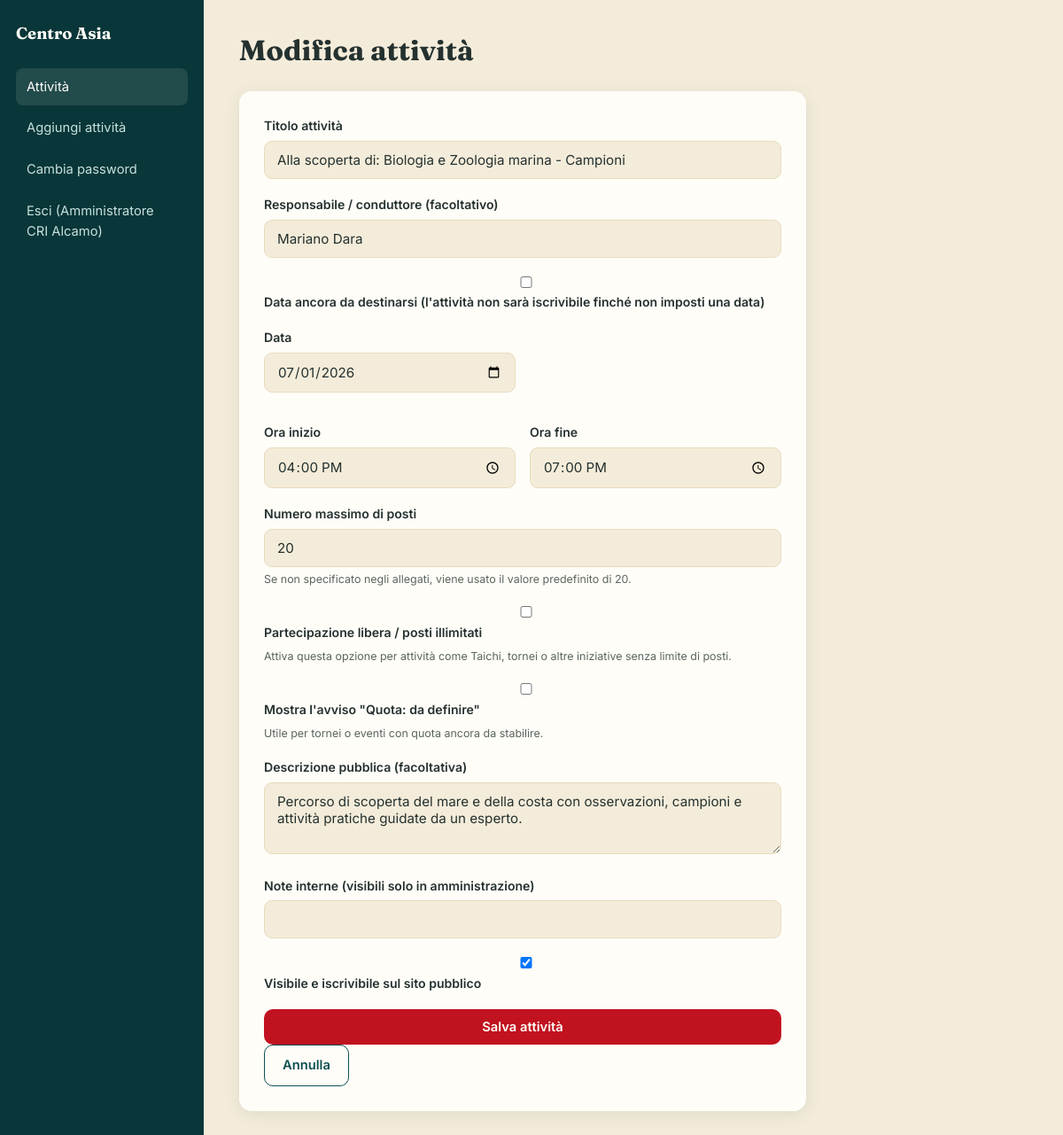
Screenshot of /admin/attivita_form.php?id=1 (signed in) with the database file from the repository.
### tables this page shows
CREATE TABLE `attivita` (
  `id` int(10) unsigned NOT NULL AUTO_INCREMENT,
  `titolo` varchar(255) NOT NULL,
  `descrizione` text DEFAULT NULL,
  `responsabile` varchar(150) DEFAULT NULL,
  `note_interne` varchar(255) DEFAULT NULL COMMENT 'Note visibili solo in admin (es. "data da destinarsi")',
  `data_attivita` date DEFAULT NULL COMMENT 'NULL se data ancora da definire',
  `ora_inizio` time DEFAULT NULL,
  `ora_fine` time DEFAULT NULL,
  `posti_max` smallint(5) unsigned NOT NULL DEFAULT 20,
  `partecipazione_libera` tinyint(1) NOT NULL DEFAULT 0 COMMENT '1 = nessun limite di posti / accesso libero',
  `quota_da_definire` tinyint(1) NOT NULL DEFAULT 0 COMMENT '1 = quota torneo ancora da definire',
  `data_da_definire` tinyint(1) NOT NULL DEFAULT 0,
  `attiva` tinyint(1) NOT NULL DEFAULT 1 COMMENT 'Se 0, non visibile/iscrivibile sul sito pubblico',
  `creato_il` timestamp NOT NULL DEFAULT current_timestamp(),
  `aggiornato_il` timestamp NOT NULL DEFAULT current_timestamp() ON UPDATE current_timestamp(),
  PRIMARY KEY (`id`),
  KEY `idx_data` (`data_attivita`),
  KEY `idx_attiva` (`attiva`)
);

### includes/functions.php (called while the page is built, shortened)
<?php
function h(?string $s): string
{
    return htmlspecialchars($s ?? '', ENT_QUOTES, 'UTF-8');
}

### admin/attivita_form.php (the view, shortened to what this page needs)
<?php
$pdo = getDB();
$id = filter_input(INPUT_GET, 'id', FILTER_VALIDATE_INT);
$attivita = [
    'titolo' => '', 'descrizione' => '', 'responsabile' => '', 'note_interne' => '',
    'data_attivita' => '', 'ora_inizio' => '', 'ora_fine' => '',
    'posti_max' => POSTI_MAX_DEFAULT, 'partecipazione_libera' => 0, 'quota_da_definire' => 0,
    'data_da_definire' => 0, 'attiva' => 1,
];
if ($id) {
    $stmt = $pdo->prepare('SELECT * FROM attivita WHERE id = :id');
    $stmt->execute(['id' => $id]);
    $trovata = $stmt->fetch();
    $attivita = $trovata;
}
$paginaTitolo = $id ? 'Modifica attività' : 'Nuova attività';
require __DIR__ . '/includes/layout_top.php';
?>
<h1><?= h($paginaTitolo) ?></h1>
<div class="scheda-form" style="max-width:640px">
    <form method="post" action="attivita_salva.php">
        <div class="campo">
            <label for="titolo">Titolo attività</label>
            <input type="text" id="titolo" name="titolo" required maxlength="255" value="<?= h($attivita['titolo']) ?>">
        </div>
        <div class="campo">
            <label for="responsabile">Responsabile / conduttore (facoltativo)</label>
            <input type="text" id="responsabile" name="responsabile" maxlength="150" value="<?= h($attivita['responsabile']) ?>">
        </div>
        <div class="campo">
            <label><input type="checkbox" id="data_da_definire" name="data_da_definire" value="1" <?= $attivita['data_da_definire'] ? 'checked' : '' ?> onchange="document.getElementById('gruppo-data').style.display = this.checked ? 'none' : 'grid';"> Data ancora da destinarsi (l'attività non sarà iscrivibile finché non imposti una data)</label>
        </div>
        <div class="riga-due" id="gruppo-data" style="<?= $attivita['data_da_definire'] ? 'display:none' : '' ?>">
            <div class="campo">
                <label for="data_attivita">Data</label>
                <input type="date" id="data_attivita" name="data_attivita" value="<?= h($attivita['data_attivita'] ?? '') ?>">
            </div>
            <div class="campo"></div>
            <div class="campo">
                <label for="ora_inizio">Ora inizio</label>
                <input type="time" id="ora_inizio" name="ora_inizio" value="<?= h($attivita['ora_inizio'] ?? '') ?>">
            </div>
            <div class="campo">
                <label for="ora_fine">Ora fine</label>
                <input type="time" id="ora_fine" name="ora_fine" value="<?= h($attivita['ora_fine'] ?? '') ?>">
            </div>
        </div>
        <div class="campo">
            <label for="posti_max">Numero massimo di posti</label>
            <input type="number" id="posti_max" name="posti_max" min="1" max="9999" required value="<?= (int) $attivita['posti_max'] ?>">
            <div class="aiuto">Se non specificato negli allegati, viene usato il valore predefinito di <?= (int) POSTI_MAX_DEFAULT ?>.</div>
        </div>
        <div class="campo">
            <label><input type="checkbox" name="partecipazione_libera" value="1" <?= !empty($attivita['partecipazione_libera']) ? 'checked' : '' ?>> Partecipazione libera / posti illimitati</label>
            <div class="aiuto">Attiva questa opzione per attività come Taichi, tornei o altre iniziative senza limite di posti.</div>
        </div>
        <div class="campo">
            <label><input type="checkbox" name="quota_da_definire" value="1" <?= !empty($attivita['quota_da_definire']) ? 'checked' : '' ?>> Mostra l'avviso "Quota: da definire"</label>
            <div class="aiuto">Utile per tornei o eventi con quota ancora da stabilire.</div>
        </div>
        <div class="campo">
            <label for="descrizione">Descrizione pubblica (facoltativa)</label>
            <textarea id="descrizione" name="descrizione" rows="3" maxlength="1000"><?= h($attivita['descrizione'] ?? '') ?></textarea>
        </div>
        <div class="campo">
            <label for="note_interne">Note interne (visibili solo in amministrazione)</label>
            <input type="text" id="note_interne" name="note_interne" maxlength="255" value="<?= h($attivita['note_interne'] ?? '') ?>">
        </div>
        <div class="campo">
            <label><input type="checkbox" name="attiva" value="1" <?= $attivita['attiva'] ? 'checked' : '' ?>> Visibile e iscrivibile sul sito pubblico</label>
        </div>
        <button type="submit" class="btn btn-primario">Salva attività</button>
        <a class="btn btn-secondario" href="index.php">Annulla</a>
    </form>
</div>
<?php require __DIR__ . '/includes/layout_bottom.php'; ?>

### css/style.css (style rules this page uses)
:root { --sabbia: #F4ECDA; --sabbia-scura: #E8DBBE; --mare: #0E4F52; --mare-scuro: #093638; --rosso-cri: #C1121F; --rosso-cri-scuro: #96090F; --corallo: #E8895C; --inchiostro: #24312F; --grigio-testo: #5B655F; --bianco: #FFFDF8; --verde-ok: #2F7A4F; --ambra: #B8791A; --font-display: 'Fraunces', Georgia, serif; --font-body: 'Inter', -apple-system, BlinkMacSystemFont, sans-serif; --raggio: 14px; --ombra: 0 4px 18px rgba(14, 79, 82, 0.10); }
* { box-sizing: border-box; }
html { scroll-behavior: smooth; }
body { margin: 0; font-family: var(--font-body); background: var(--sabbia); color: var(--inchiostro); line-height: 1.55; }
a { color: inherit; }
.btn { display: inline-block; text-decoration: none; text-align: center; font-family: var(--font-body); font-weight: 600; font-size: 0.92rem; padding: 11px 20px; border-radius: 10px; border: none; cursor: pointer; transition: transform 0.12s ease, box-shadow 0.12s ease; }
.btn-primario { background: var(--rosso-cri); color: var(--bianco); width: 100%; }
.btn-secondario { background: transparent; color: var(--mare); border: 1.5px solid var(--mare); }
.scheda-form { background: var(--bianco); border-radius: var(--raggio); padding: 28px; box-shadow: var(--ombra); }
.campo { margin-bottom: 18px; }
.campo label { display: block; font-weight: 600; font-size: 0.88rem; margin-bottom: 6px; color: var(--inchiostro); }
.campo .aiuto { font-size: 0.78rem; color: var(--grigio-testo); font-weight: 400; margin-top: 4px; }
.campo input, .campo textarea { width: 100%; padding: 11px 14px; border: 1.5px solid var(--sabbia-scura); border-radius: 9px; font-family: var(--font-body); font-size: 0.95rem; background: var(--sabbia); color: var(--inchiostro); }
.riga-due { display: grid; grid-template-columns: 1fr 1fr; gap: 16px; }
.admin-body { background: var(--sabbia); }
.admin-content h1 { font-family: var(--font-display); color: var(--inchiostro); margin-top: 0; }

### rows the page displays
attivita: titolo "Alla scoperta di: Biologia e Zoologia marina - Campioni", responsabile "Mariano Dara", data_attivita "07/01/2026", ora_inizio "16:00:00", ora_fine "19:00:00", posti_max "20", descrizione "Percorso di scoperta del mare e della costa con osservazioni, campioni e attività pratiche guidate da un esperto.", attiva "☑"

### other values shown
$_SESSION['admin_nome'] "Amministratore CRI Alcamo"
$paginaTitolo "Modifica attività"
POSTI_MAX_DEFAULT "20"
